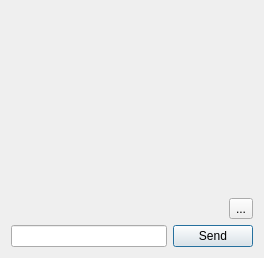
<?xml version="1.0" encoding="UTF-8"?>
<ui version="4.0">
 <class>ChatWidget</class>
 <widget class="QWidget" name="ChatWidget">
  <property name="geometry">
   <rect>
    <x>0</x>
    <y>0</y>
    <width>264</width>
    <height>258</height>
   </rect>
  </property>
  <layout class="QGridLayout" name="gridLayout">
   <item row="6" column="0">
    <widget class="KLineEdit" name="line"/>
   </item>
   <item row="6" column="1">
    <widget class="KPushButton" name="sendButton">
     <property name="text">
      <string>Send</string>
     </property>
     <property name="default">
      <bool>true</bool>
     </property>
    </widget>
   </item>
   <item row="4" column="0" colspan="2">
    <layout class="QHBoxLayout" name="hLayout">
     <property name="sizeConstraint">
      <enum>QLayout::SetMinimumSize</enum>
     </property>
     <item>
      <layout class="QHBoxLayout" name="extraButtonsLayout"/>
     </item>
     <item>
      <spacer name="horizontalSpacer">
       <property name="orientation">
        <enum>Qt::Horizontal</enum>
       </property>
       <property name="sizeHint" stdset="0">
        <size>
         <width>40</width>
         <height>20</height>
        </size>
       </property>
      </spacer>
     </item>
     <item>
      <widget class="QToolButton" name="toolButton">
       <property name="text">
        <string>...</string>
       </property>
      </widget>
     </item>
    </layout>
   </item>
   <item row="0" column="0" rowspan="4" colspan="2">
    <layout class="QHBoxLayout" name="consoleLayout">
     <property name="sizeConstraint">
      <enum>QLayout::SetMaximumSize</enum>
     </property>
    </layout>
   </item>
  </layout>
 </widget>
 <customwidgets>
  <customwidget>
   <class>KPushButton</class>
   <extends>QPushButton</extends>
   <header>kpushbutton.h</header>
  </customwidget>
  <customwidget>
   <class>KLineEdit</class>
   <extends>QLineEdit</extends>
   <header>klineedit.h</header>
  </customwidget>
 </customwidgets>
 <resources/>
 <connections>
  <connection>
   <sender>line</sender>
   <signal>returnPressed()</signal>
   <receiver>sendButton</receiver>
   <slot>click()</slot>
   <hints>
    <hint type="sourcelabel">
     <x>115</x>
     <y>242</y>
    </hint>
    <hint type="destinationlabel">
     <x>216</x>
     <y>243</y>
    </hint>
   </hints>
  </connection>
 </connections>
</ui>
